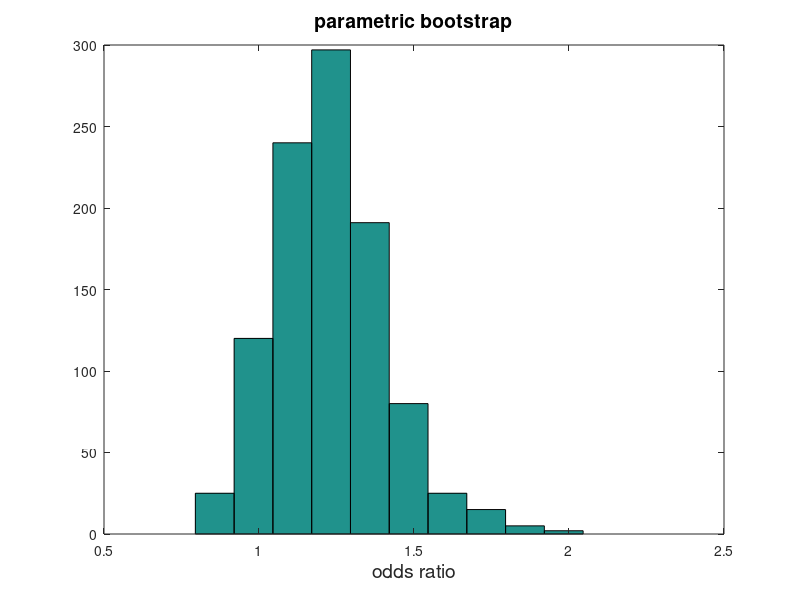

The MATLAB source for this figure:
% this file shows first the NONPARAMETRIC BOOTSTRAP applied to aspirin data,
% then it shows the PARAMETRIC BOOTSTRAP
%________________________________________________________________________

% data consists of having observed two groups of subjects: 
% - first group consists of  11,037 subjects taking aspirin. Among these, 119 experience a stroke
% - the second group consists of 11,034 subjects taking a placebo. Among these, 98 experience a stroke

n_stroke_A = 119;  % number of subjects experiencing a stroke in aspirin group (A)
n_stroke_P = 98;  % number of subjects experiencing a stroke in placebo group  (P)
n_A = 11037;      % number of subjects in group A
n_P = 11034;      % number of subjects in group P

% observed odds ratio of a stroke
obs_odds_stroke = (n_stroke_A/n_A) / (n_stroke_P/n_P);  % equals 1.214. 
% That is being in group A suggests a 21% increase of chance of getting a
% stroke.
% However, as usual, it is not enough to have an estimate. We always need
% an evaluation of the estimate uncertainty.

z_quantile = norminv(0.025,0,1); % (z_{alpha/2} is -1.96 for alpha=0.05)
% The odds ratio 95% confidence interval is 
[exp(log(obs_odds_stroke) + z_quantile*(sqrt(1/119+1/10918+1/98+1/10936))), exp(log(obs_odds_stroke) -z_quantile*(sqrt(1/119+1/10918+1/98+1/10936)))]
% so what do we really conclude? See the slides at lecture.

% What if we did not have the nice formula above?

%:::::::::: an example of nonparametric bootstrap ::::::::::::::::::::::
% set the random seet, to obtain replicable results
rng(123)

% suppose we do not know the data-generating model. We just resample from
% available data
data_A = [ones(1,n_stroke_A),zeros(1,n_A-n_stroke_A)];  % concantenate n_stroke_A ones and n_A-n_stroke_A zeroes
data_P = [ones(1,n_stroke_P),zeros(1,n_P-n_stroke_P)];  % concantenate n_stroke_A ones and n_A-n_stroke_A zeroes

% obtain a single (nonparametric) bootstrap sample with replacement
replace = 1;  % replace = 0 for sampling without replacement
sample_A = randsample(data_A,n_A,replace);
sample_P = randsample(data_P,n_P,replace);

% we can now obtain a single simulated (nonparametric bootstrap) odds of a
% stroke, which is
(sum(sample_A)/n_A) / (sum(sample_P)/n_P)  % gives an odds of stroke of 1.8023
% ok now that we learned the procedure let's do it many many times. Say
% 1000 times

B = 1000;  % the number of bootstrap simulations
boots_odds = zeros(B,1);  % initialize a vector of zeroes where we store our results

for ii=1:B
    % simulate bootstrapped data
    sample_A = randsample(data_A,n_A,replace);
    sample_P = randsample(data_P,n_P,replace);
    boots_odds(ii) = (sum(sample_A)/n_A) / (sum(sample_P)/n_P);
end

hist(boots_odds)
xlabel('odds ratio','FontSize',14)  % give a name to the x-axis label and change the font size
title('nonparametric bootstrap','FontSize',14)  % give a title to the plot and change the font size

% use the percentile method to obtain 95% confidence bounds
lower_bound = prctile(boots_odds,2.5)
upper_bound = prctile(boots_odds,97.5)
% or you could do prctile(boots_odds,[2.5,97.5]);

%:::::::::: an example of parametric bootstrap ::::::::::::::::::::::
% set the random seet, to obtain replicable results
rng(123)

% simulate a dataset from group A, having size n_A.
% we can do this by simulating from a Bernoulli distribution.
% maximum likelihoood estimate of probability of a stroke in group A is p_A = n_stroke_A/n_A
p_A = n_stroke_A/n_A;
% we use the function that simulates from a Binomial distribution
% this is because a Benoulli is a special case of the Binomial(a,p) when a=1.
% To simulate n_A Bernoulli draws using binornd use binornd(1,p_A,[1,n_A])
sample_A = binornd(1,p_A,[1,n_A]);  % many zeroes and a few ones

% simulate a dataset from group P, having size n_P.
% maximum likelihoood estimate of probability of a stroke in group P is p_P = n_stroke_P/n_P
p_P = n_stroke_P/n_P;
sample_P = binornd(1,p_P,[1,n_P]); % many zeroes and a few ones

% we can now obtain a single simulated (parametric bootstrap) odds ratio of a
% stroke, which is
(sum(sample_A)/n_A) / (sum(sample_P)/n_P)  % gives an odds ratio of stroke of 1.8023

% ok now that we learned the procedure let's do it many many times. Say
% 1000 times

B = 1000;  % the number of bootstrap simulations
boots_odds = zeros(B,1);  % initialize a vector of zeroes where we store our results

for ii=1:B
    % simulate bootstrapped data
    sample_A = binornd(1,p_A,[1,n_A]);
    sample_P = binornd(1,p_P,[1,n_P]);
    boots_odds(ii) = (sum(sample_A)/n_A) / (sum(sample_P)/n_P);
end

hist(boots_odds)
xlabel('odds ratio','FontSize',14)  % give a name to the x-axis label and change the font size
title('parametric bootstrap','FontSize',14)  % give a title to the plot and change the font size

% use the percentile method to obtain 95% confidence bounds
lower_bound = prctile(boots_odds,2.5)
upper_bound = prctile(boots_odds,97.5)
% or you could do prctile(boots_odds,[2.5,97.5]);

